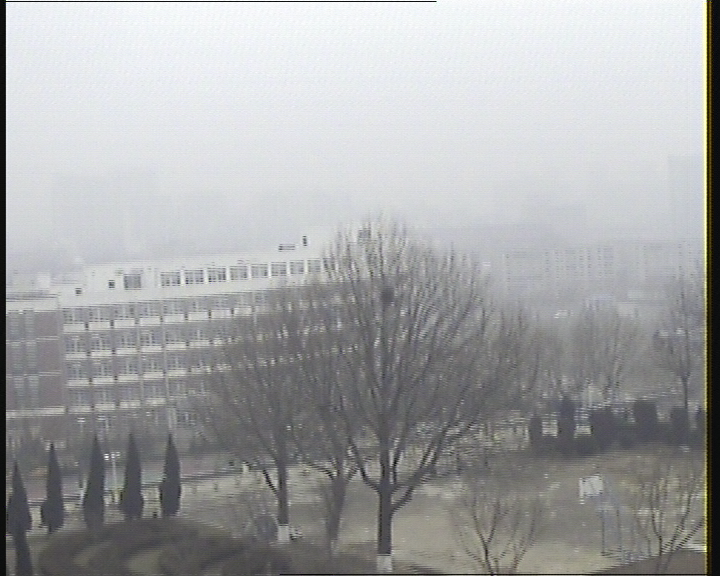
%> input picture Contrast Enhancement/Contrast Enhancement Methods/RSIHE/6.bmp, 720 x 576 px
$ octave rsihe.m   (GNU Octave 9; MATLAB toolbox functions it lacks are replaced by stand-ins)
%> lines starting %> are read from the running program, lines starting %| are printed output that depends on the picture
### Contrast Enhancement/Contrast Enhancement Methods/RSIHE/cdfdivcal.m
function Xm=cdfdivcal(h,divarea)

SUM(1)=h(1);
for i=2:256
	SUM(i)=h(i)+SUM(i-1);
end

index=find(SUM>=divarea);
Xm=index(1);

### Contrast Enhancement/Contrast Enhancement Methods/RSIHE/FuncHE.m
function PicHEt=FuncHE(PicGray,PicHEt,row,col,h,min,max,m,n)

pix=size(col,1);
% PZ=zeros(1,Xm(2)-1);
PZ=zeros(1,max-min+1);

for i=min+1:max+1
    PZ(i-min)=h(i)/pix;
end

% S=zeros(1,Xm(2)-1); S=zeros(1,max+1);
S(min+1)=PZ(1);

for i=min+2:max+1
    S(i)=PZ(i-min)+S(i-1);
end

FuncHE=min+(max-min)*S;

for k=1:pix
PicHEt(row(k),col(k))=floor(FuncHE(PicGray(row(k),col(k))+1));
end

### Contrast Enhancement/Contrast Enhancement Methods/RSIHE/rsihe.m
clear;
clc;

PicOri=imread('F:\6.bmp');
%> PicOri is the input picture: size 576x720x3 uint8; mean R, G, B 165, 166, 166.8
% [5 lines of commented-out code are left out]
PicGray=rgb2gray(PicOri);
figure(1),imshow(PicGray),title('Original image');

h=imhist(PicGray);
%> h = 256 values, max 5462 at index 230, min 0 at index 256, mean 1620
figure(2),imhist(PicGray),title('Histogram of original image');
%> after `title('Histogram of original image')`:
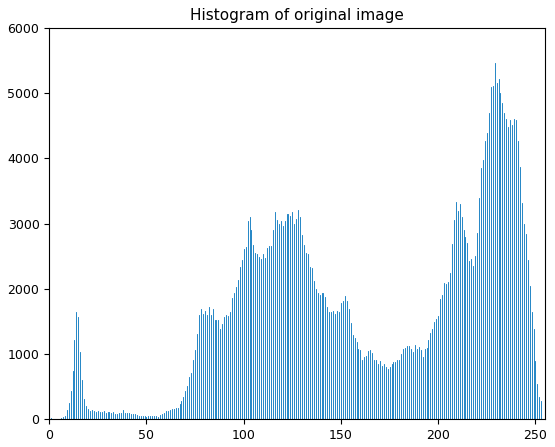
%> figure redrawn from the program's plot data; highest point at x = 229, y = 5462

[m,n]=size(PicGray);
%> m = 576; n = 720
PicHEt=zeros(m,n);
N=m*n;
%> N = 414720

max=double(max(PicGray(:)));		% maximum Level
%> max = 254
min=double(min(PicGray(:)));		% Minimum Level
%> min = 0

r=2;
length=2^r+1;
Xm=zeros(1,length);
Xm(1)=max+1;
Xm(2)=min+1;

for i=3:length
	divarea=((i-2)*N)/(2^r);
	Xm(i)=cdfdivcal(h,divarea);
end
%> this loop made 3 passes
%> Xm in cdfdivcal on passes 1 to 3: 117, 167, 226
%> after the loop, Xm = [255 1 117 167 226]
Xm=sort(Xm);
%> Xm = [1 117 167 226 255]

for i=2:2^r
	[row,col]=find((PicGray>=Xm(i-1)-1)&(PicGray<=Xm(i)-2)); %[0:Xm(2)-2]
	PicHEt=FuncHE(PicGray,PicHEt,row,col,h,Xm(i-1)-1,Xm(i)-2);
end
%> this loop made 3 passes
%> pass 1, `PicHEt=FuncHE(PicGray,PicHEt,row,col,h,Xm(i-1)-1,Xm(i)-2);`:
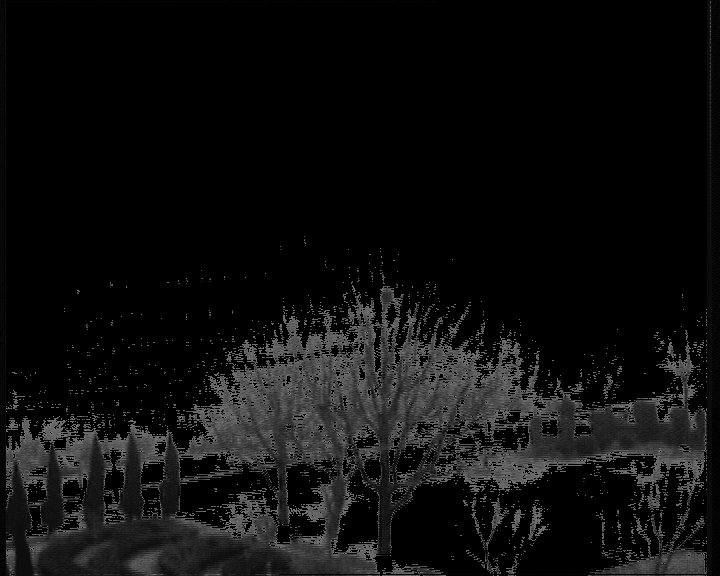
%> PicHEt: size 576x720 double; min 0, max 115, mean 14.3
%> pass 2, `PicHEt=FuncHE(PicGray,PicHEt,row,col,h,Xm(i-1)-1,Xm(i)-2);`:
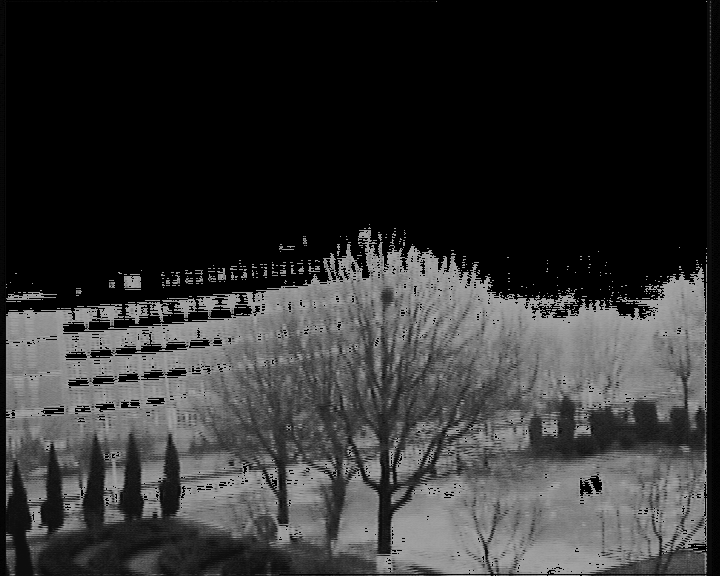
%> PicHEt: size 576x720 double; min 0, max 165, mean 49.8
%> pass 3, `PicHEt=FuncHE(PicGray,PicHEt,row,col,h,Xm(i-1)-1,Xm(i)-2);`:
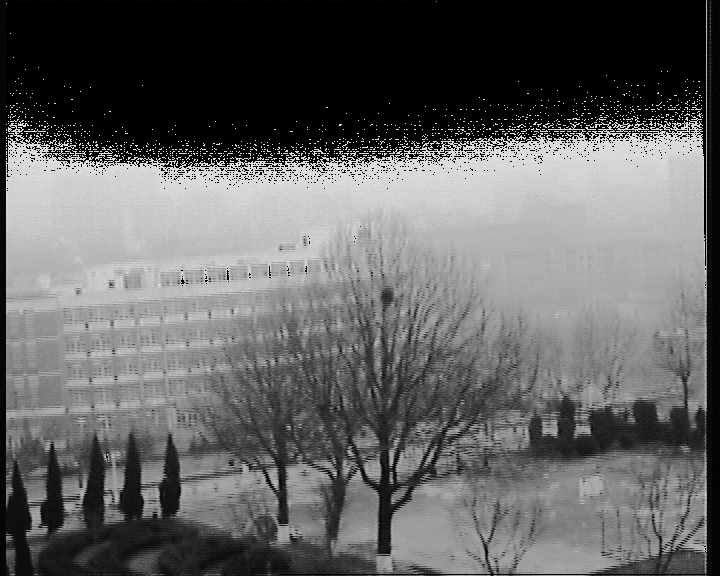
%> PicHEt: size 576x720 double; min 0, max 224, mean 98.8
[row,col]=find((PicGray>=Xm(2^r)-1)&(PicGray<=Xm(2^r+1)-1));
%> row = 103909 values from 1 to 552; col = 103909 values from 7 to 706
PicHEt=FuncHE(PicGray,PicHEt,row,col,h,Xm(2^r)-1,Xm(2^r+1)-1);
%> call 4 of FuncHE, with min = 225, max = 254
%> in FuncHE (call 4), `pix=size(col,1);`: pix = 103909
%> the loop in FuncHE (call 4), `for i=min+1:max+1` made 30 passes
%> after the loop in FuncHE (call 4), `for i=min+1:max+1`: PZ = 30 values, max 0.0526 at index 5, min 9.62e-06 at index 30, mean 0.0333
%> the loop in FuncHE (call 4), `for i=min+2:max+1` made 29 passes
%> after the loop in FuncHE (call 4), `for i=min+2:max+1`: S = 255 values from 0 to 1
%> in FuncHE (call 4), `FuncHE=min+(max-min)*S;`: FuncHE = 255 values from 225 to 254
%> after the loop in FuncHE (call 4), `for k=1:pix`:
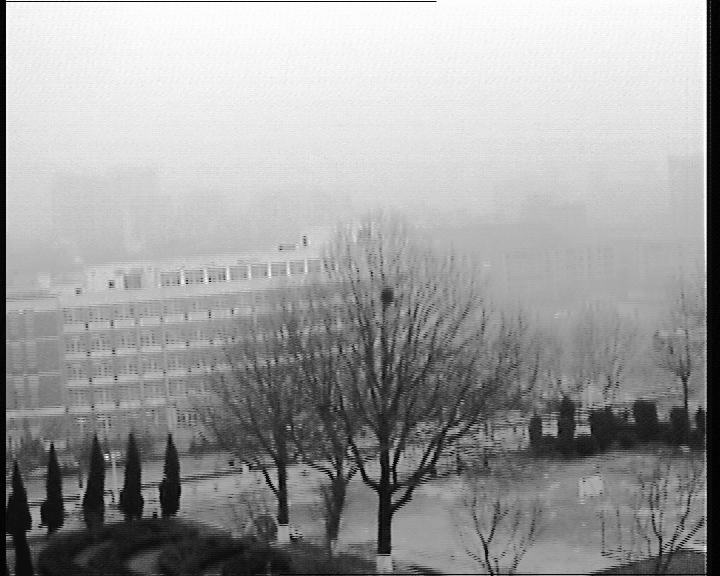
%> PicHEt: size 576x720 double; min 0, max 254, mean 158.8

PicHE=uint8(PicHEt);
h1=imhist(PicHE);
%> h1 = 256 values, max 5462 at index 232, min 0 at index 3, mean 1620
figure(3),imshow(PicHE),title('RSIHE');
figure(4),imhist(PicHE),title('Histogram of RSIHE');
%> after `title('Histogram of RSIHE')`:
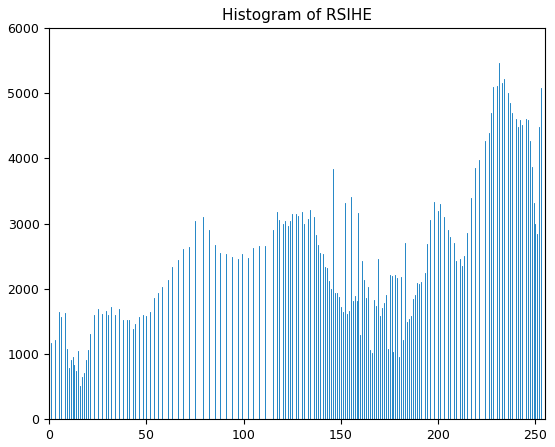
%> figure redrawn from the program's plot data; highest point at x = 231, y = 5462
